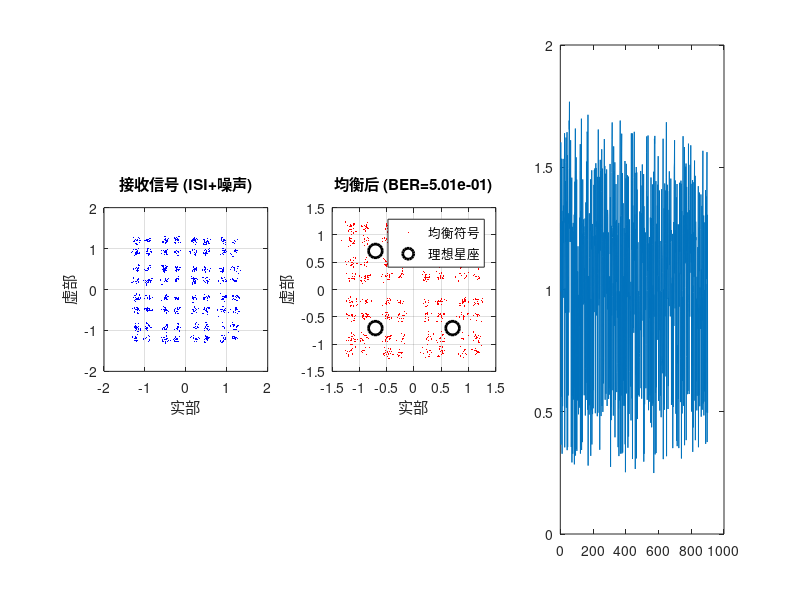

Reproduce this figure in MATLAB. (Note: this script raises an error after producing the figure.)
% 完整CMA测试 - 从发射到接收
clear; clc;

fprintf('==== 完整CMA链路测试 ====\n\n');

% 参数
numSymbols = 1000;
M = 15;  % 均衡器长度
mu = 0.001;
R2 = 1;
snr_dB = 25;

% 4QAM参数
grayMap = [0 1 3 2];
constellation_map = [1+1j, 1-1j, -1-1j, -1+1j] / sqrt(2);

%% 发射端
fprintf('1. 发射端\n');
numBits = numSymbols * 2;
txBits = randi([0 1], 1, numBits);

% 比特到符号
txSymbolIndices = zeros(1, numSymbols);
for i = 1:numSymbols
    bit1 = txBits(2*i-1);
    bit2 = txBits(2*i);
    decimal_idx = bit1 * 2 + bit2;
    txSymbolIndices(i) = decimal_idx;
end

% 格雷编码
grayIndices = grayMap(txSymbolIndices + 1);
txSymbols = constellation_map(grayIndices + 1);

fprintf('   符号数: %d\n', numSymbols);
fprintf('   符号能量: %.4f\n', mean(abs(txSymbols).^2));

%% 信道
fprintf('\n2. 信道\n');
channelTaps = [1, 0.5, 0.2];
rxSymbols_ISI = filter(channelTaps, 1, txSymbols);
rxSymbols = awgn(rxSymbols_ISI, snr_dB, 'measured');
fprintf('   ISI信道: [1, 0.5, 0.2]\n');
fprintf('   SNR: %d dB\n', snr_dB);

%% CMA均衡
fprintf('\n3. CMA均衡 (归一化LMS)\n');
w = zeros(M, 1);
w(floor(M/2) + 1) = 1;

input_buffer = [zeros(M-1, 1); rxSymbols(:)];
N_total = length(rxSymbols);
equalizedSymbols = zeros(N_total, 1);

for n = 1:N_total
    x_vec = input_buffer(n:n+M-1);
    
    % 归一化
    x_power = x_vec' * x_vec;
    if x_power < 1e-10
        x_power = 1e-10;
    end
    
    y_out = w' * x_vec;
    equalizedSymbols(n) = y_out;
    
    error_signal = (R2 - abs(y_out)^2) * y_out;
    w = w + (mu / x_power) * error_signal * conj(x_vec);
end

fprintf('   权重范数: %.4f\n', norm(w));
fprintf('   输出能量: %.4f\n', mean(abs(equalizedSymbols).^2));

%% 解调
fprintf('\n4. 解调\n');
transient = 100;
equalizedSymbols_steady = equalizedSymbols(transient+1:end);

% 相位校正
pilot_length = min(200, length(equalizedSymbols_steady));
pilot_symbols = equalizedSymbols_steady(1:pilot_length);

pilot_reference = zeros(size(pilot_symbols));
for k = 1:length(pilot_symbols)
    [~, idx] = min(abs(pilot_symbols(k) - constellation_map));
    pilot_reference(k) = constellation_map(idx);
end

phase_offset = angle(sum(pilot_reference .* conj(pilot_symbols)));
fprintf('   相位偏移: %.2f度\n', phase_offset * 180/pi);

equalizedSymbols_corrected = equalizedSymbols_steady * exp(1j * phase_offset);

% 硬判决
rxSymbolIndices = zeros(length(equalizedSymbols_corrected), 1);
for k = 1:length(equalizedSymbols_corrected)
    [~, rxSymbolIndices(k)] = min(abs(equalizedSymbols_corrected(k) - constellation_map));
end

rxGrayIndices = rxSymbolIndices - 1;

% 格雷逆映射
rxSymbolIndices_original = zeros(size(rxGrayIndices));
for k = 1:length(rxGrayIndices)
    pos = find(grayMap == rxGrayIndices(k));
    if ~isempty(pos)
        rxSymbolIndices_original(k) = pos - 1;
    end
end

% 符号到比特
rxBits = zeros(1, length(rxSymbolIndices_original) * 2);
for i = 1:length(rxSymbolIndices_original)
    idx = rxSymbolIndices_original(i);
    rxBits(2*i-1) = bitshift(idx, -1);
    rxBits(2*i) = bitand(idx, 1);
end

%% BER计算
fprintf('\n5. BER计算\n');
channel_delay = length(channelTaps) - 1;
equalizer_delay = floor(M / 2);
total_delay = channel_delay + equalizer_delay + transient;

tx_align_start = total_delay * 2 + 1;
rx_align_start = 1;
compare_length = min(length(txBits) - tx_align_start + 1, length(rxBits) - rx_align_start + 1);

fprintf('   信道延迟: %d\n', channel_delay);
fprintf('   均衡器延迟: %d\n', equalizer_delay);
fprintf('   瞬态长度: %d\n', transient);
fprintf('   总延迟: %d 符号 = %d 比特\n', total_delay, total_delay*2);

txBits_aligned = txBits(tx_align_start : tx_align_start + compare_length - 1);
rxBits_aligned = rxBits(rx_align_start : rx_align_start + compare_length - 1);

bit_errors = sum(txBits_aligned ~= rxBits_aligned);
ber = bit_errors / compare_length;

fprintf('   比较长度: %d bits\n', compare_length);
fprintf('   误码数: %d\n', bit_errors);
fprintf('   BER: %.4e\n\n', ber);

%% 可视化
figure('Position', [100 100 1200 400]);

subplot(1,3,1);
plot(real(rxSymbols), imag(rxSymbols), 'b.', 'MarkerSize', 3);
grid on; axis equal; axis([-2 2 -2 2]);
title('接收信号 (ISI+噪声)');
xlabel('实部'); ylabel('虚部');

subplot(1,3,2);
plot(real(equalizedSymbols_corrected), imag(equalizedSymbols_corrected), 'r.', 'MarkerSize', 3);
hold on;
plot(real(constellation_map), imag(constellation_map), 'ko', 'MarkerSize', 10, 'LineWidth', 2);
grid on; axis equal; axis([-1.5 1.5 -1.5 1.5]);
title(sprintf('均衡后 (BER=%.2e)', ber));
xlabel('实部'); ylabel('虚部');
legend('均衡符号', '理想星座', 'Location', 'best');

subplot(1,3,3);
plot(abs(equalizedSymbols_corrected));
hold on;
yline(sqrt(2)/sqrt(2), 'r--', 'R=1');
grid on;
title('均衡符号幅度');
xlabel('符号索引'); ylabel('幅度');

fprintf('==== 测试完成 ====\n');
